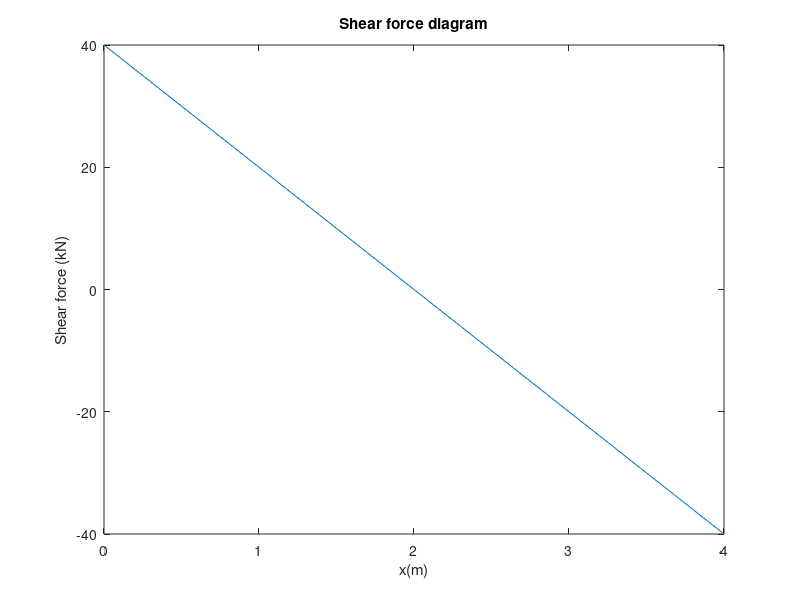
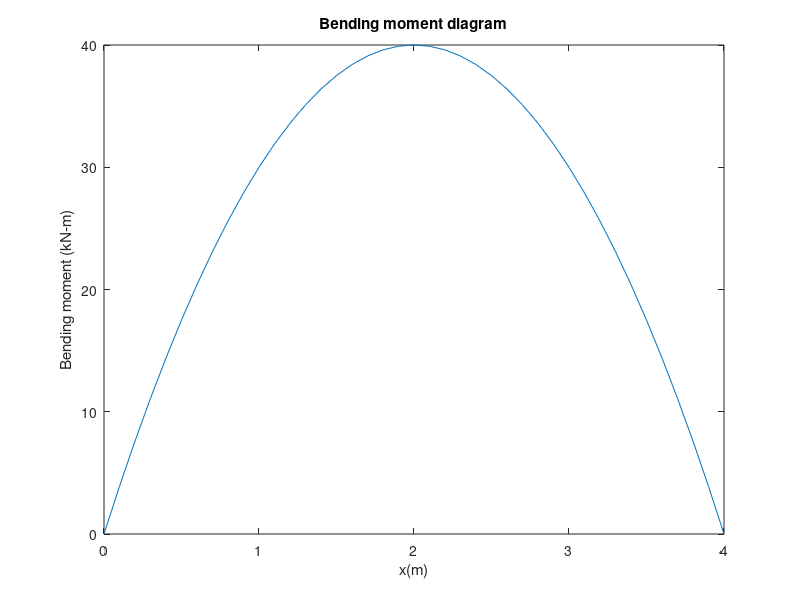

Source code (MATLAB) for these figures, in order:
clc
close all
w=20;
l=4;
x=[0:0.1:4];
v=(-(w*x)+((w*l)/2));
m=-((w*x.^2)/2)+((w*l*x)/2);
plot(x,v)
xlabel('x(m)')
ylabel('Shear force (kN)')
title('Shear force diagram')
figure
plot(x,m)
xlabel('x(m)')
ylabel('Bending moment (kN-m)')
title('Bending moment diagram')